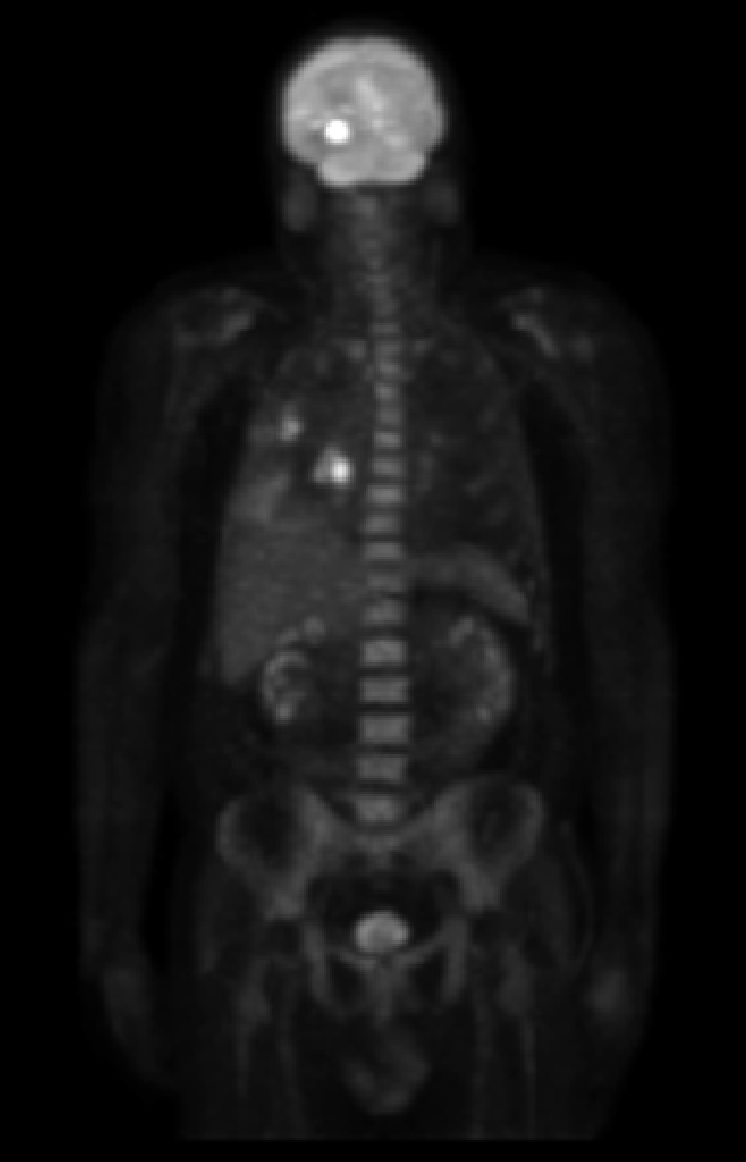
#> input picture Assignment_3/manogna_sreenivas/Data/images/PET_image.tif, 746 x 1162 px
$ python -i AllFunctions.py   (imports and definitions only)
#> lines starting #> are read from the running program, lines starting #| are printed output that depends on the picture; after the words box and inside, x2 and y2 are one past the last pixel; in counts of white or black regions, pixels touching at a corner belong together
### Assignment_4/src/manogna_sreenivas/helper.py
import numpy as np

def get_padded_image(bin_image: np.ndarray, kernel: tuple) -> np.ndarray:
    h, w = bin_image.shape
    pad_h, pad_w = kernel[0]//2, kernel[1]//2
    padded_im = np.ones((h + pad_h*2, w + pad_w*2))
    padded_im[pad_h:pad_h + h, pad_w:pad_w + w] = bin_image
    # pad rows at the top and bottom
    padded_im[:pad_h] = padded_im[pad_h]
    padded_im[-pad_h:] = padded_im[-pad_h - 1]
    # pad columns at the left and right end
    padded_im[:, :pad_w] = np.expand_dims(padded_im[:, pad_w], 1)
    padded_im[:, -pad_w:] = np.expand_dims(padded_im[:, -pad_w - 1], 1)
    return padded_im


def convolve(image: np.ndarray, kernel) ->np.ndarray:
    h, w = image.shape
    k_h, k_w = kernel.shape
    padded_image = get_padded_image(image,kernel.shape)
    conv_image = np.zeros(image.shape, dtype=float)
    for i in range(k_h):
        for j in range(k_w):
            conv_image+=padded_image[i:i+h,j:j+w]*kernel[i,j]
    return conv_image


# [14 lines left out: functions get_distance_matrix, freq_filter, not called in this run]

### Assignment_4/src/manogna_sreenivas/AllFunctions.py
# This file should contain all the functions required by Wrapper.py

import numpy as np
import skimage
from numpy.fft import fft2, ifft2
from skimage.filters import gaussian
from skimage.filters.rank import median
from skimage.morphology import square
import matplotlib.pyplot as plt

from manogna_sreenivas.helper import get_padded_image, get_distance_matrix, freq_filter, convolve


# [111 lines left out: functions decimate, wiener_filter, inverse_filter, cls_filter, image_denoise, bilateral_filter and 1 more, not called in this run]


def edge_detect(image: np.ndarray, thresh=70, type='Sobel', plot_grad=False) -> np.ndarray:
    image = gaussian(image, sigma=3)
    if type == 'Sobel':
        Gx = np.array([[-1, 0, 1], [-2, 0, 2], [-1, 0, 1]])
        Gy = Gx.T
    elif type == 'Prewitt':
        Gx = np.array([[-1, 0, 1], [-1, 0, 1], [-1, 0, 1]])
        Gy = Gx.T
    I_x = convolve(image, Gx)  # Horizontal gradients
    I_y = convolve(image, Gy)  # Vertical gradients
    grad = np.sqrt(I_x ** 2 + I_y ** 2)
    grad = (grad - np.min(grad)) / (np.max(grad) - np.min(grad)) * 255
    if plot_grad:
        plt.imshow(grad, cmap='gray')
        plt.title('Gradient image')
        plt.show()
    binary = grad > thresh
    binary = np.uint8(binary * 255)
    return binary

>>> import cv2
>>> picture = cv2.imread('../../../Assignment_3/manogna_sreenivas/Data/images/PET_image.tif', cv2.IMREAD_GRAYSCALE)
#> picture is the input picture: shape (1162, 746); min 0, max 255, mean 19.4
>>> result = edge_detect(picture)
#> in get_padded_image, `padded_im[:, -pad_w:] = np.expand_dims(padded_im[:, -pad_w - 1], 1)`:
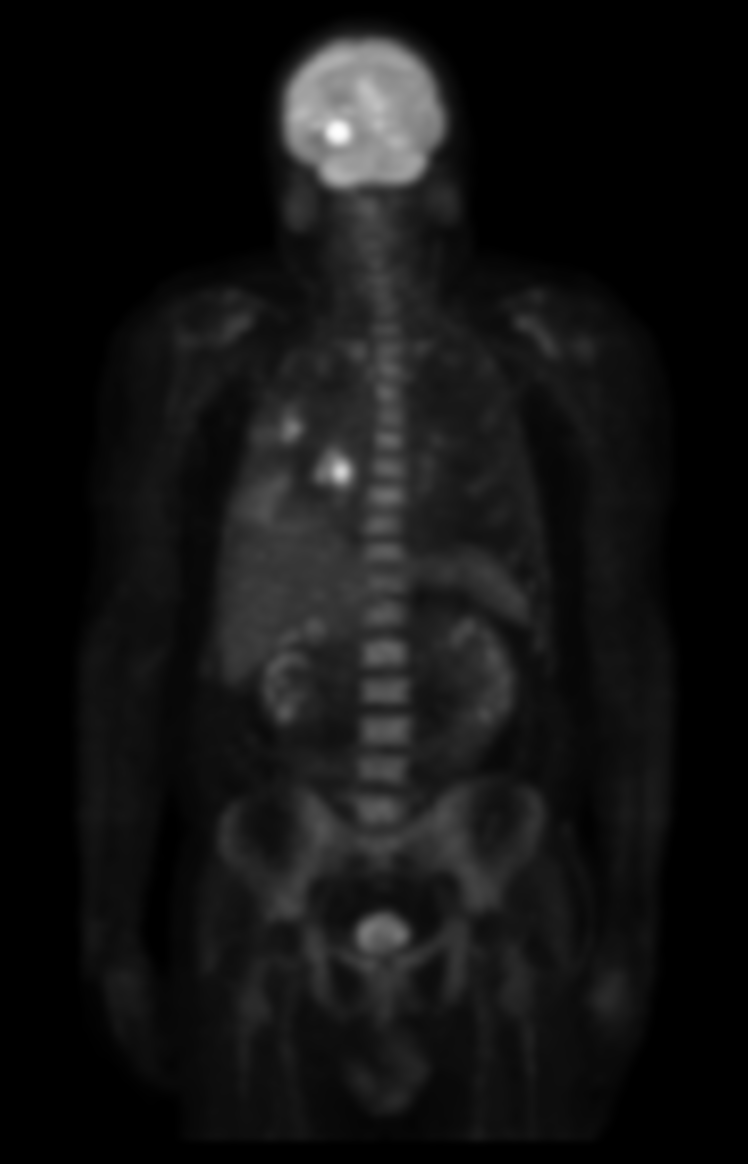
#> padded_im: shape (1164, 748) float64; min 0, max 0.997, mean 0.0756
#> after the loop in convolve, `for i in range(k_h):`:
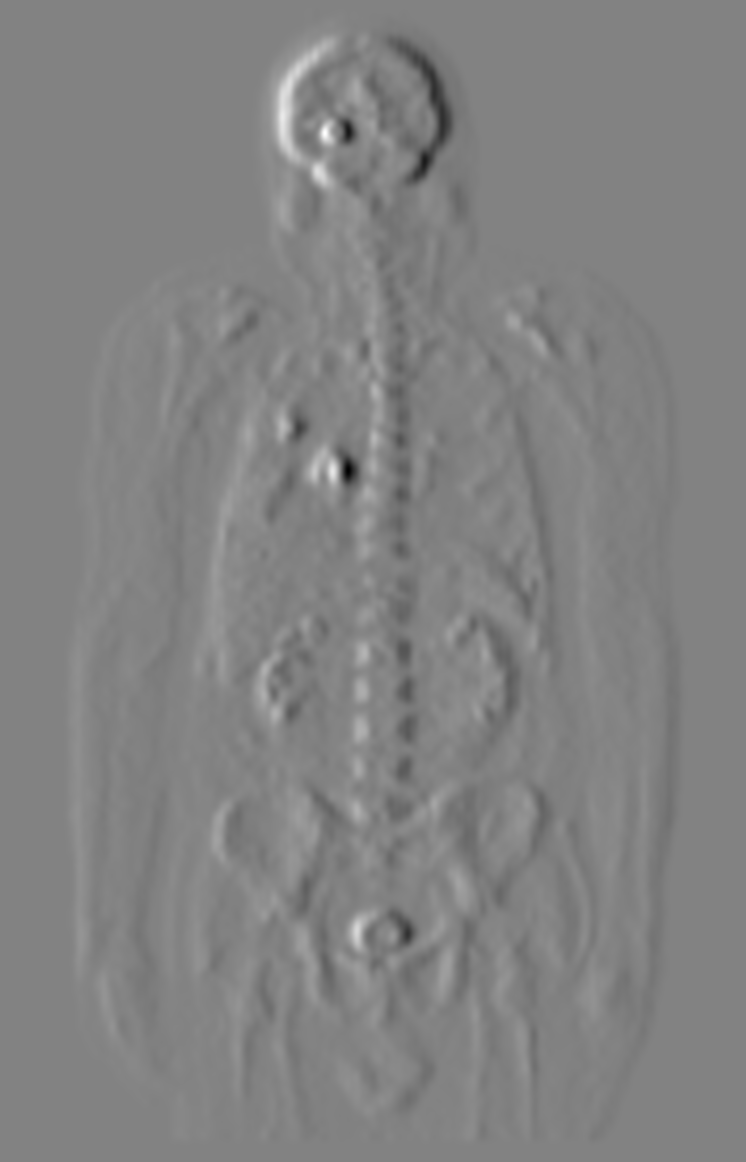
#> conv_image: shape (1162, 746) float64; min -0.416, max 0.396, mean 1.28e-20; drawn with min black and max white
#> after the loop in convolve (call 2), `for i in range(k_h):`:
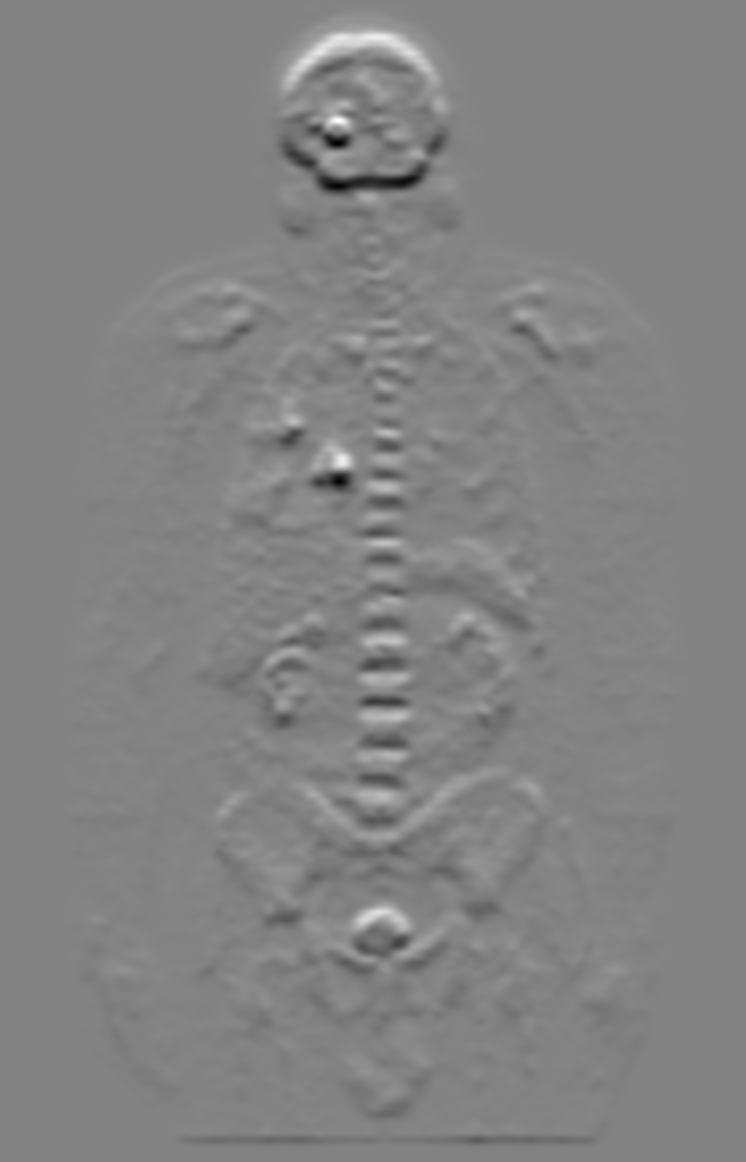
#> conv_image: shape (1162, 746) float64; min -0.35, max 0.332, mean -9.25e-10; drawn with min black and max white
#> in edge_detect, `grad = (grad - np.min(grad)) / (np.max(grad) - np.min(grad)) * 255`:
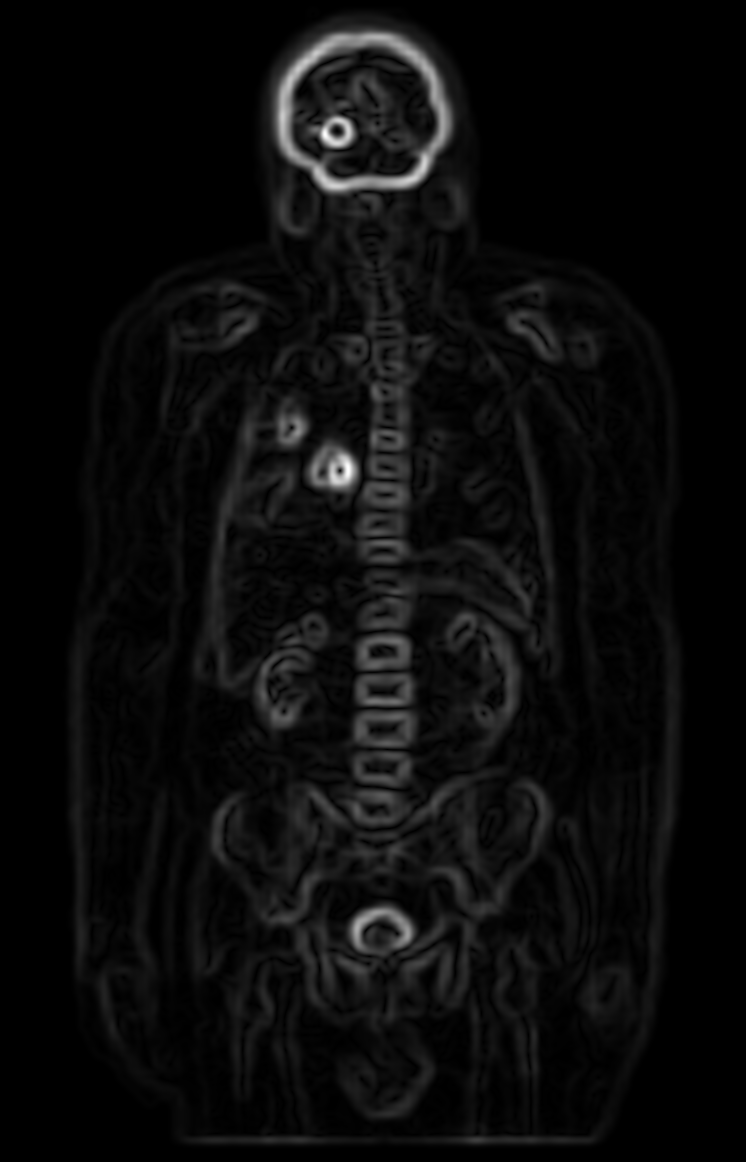
#> grad: shape (1162, 746) float64; min 0, max 255, mean 11.7
#> in edge_detect, `binary = grad > thresh`:
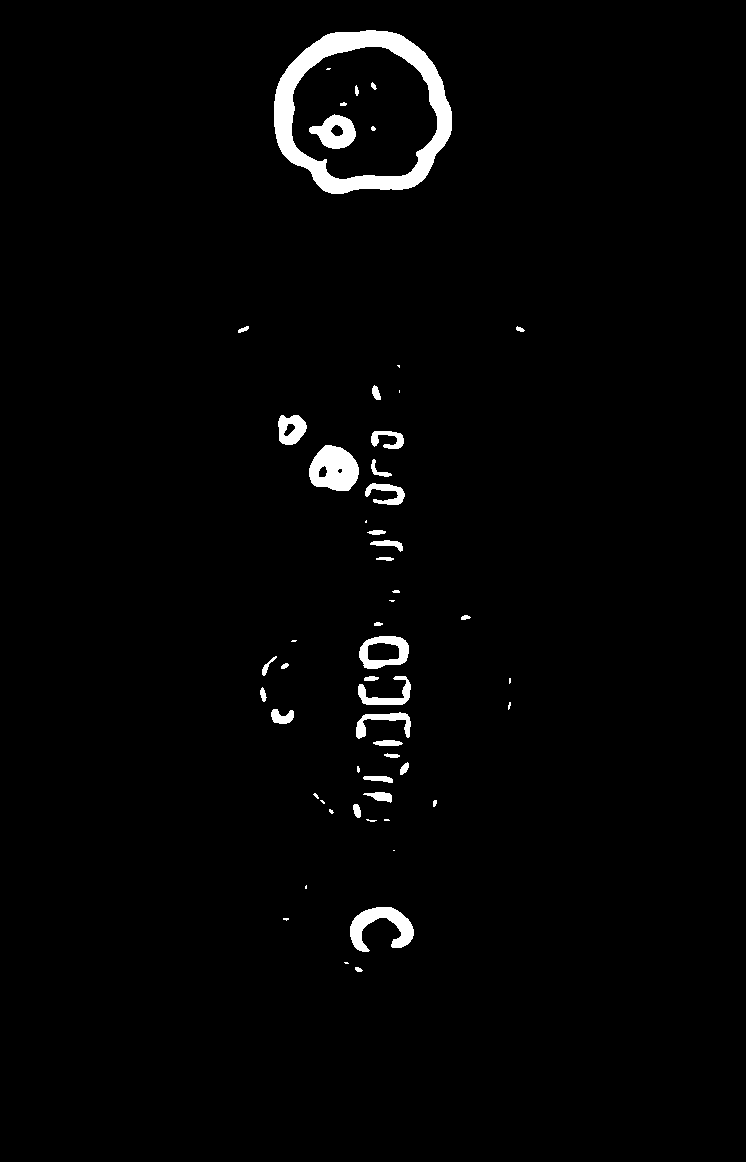
#> binary: shape (1162, 746) bool; 2% white; 55 white regions (19 under 20 px), largest, box (x1, y1, x2, y2) and area: (274, 30, 452, 194) 8156, (309, 445, 359, 491) 1680, (350, 907, 414, 952) 1363
